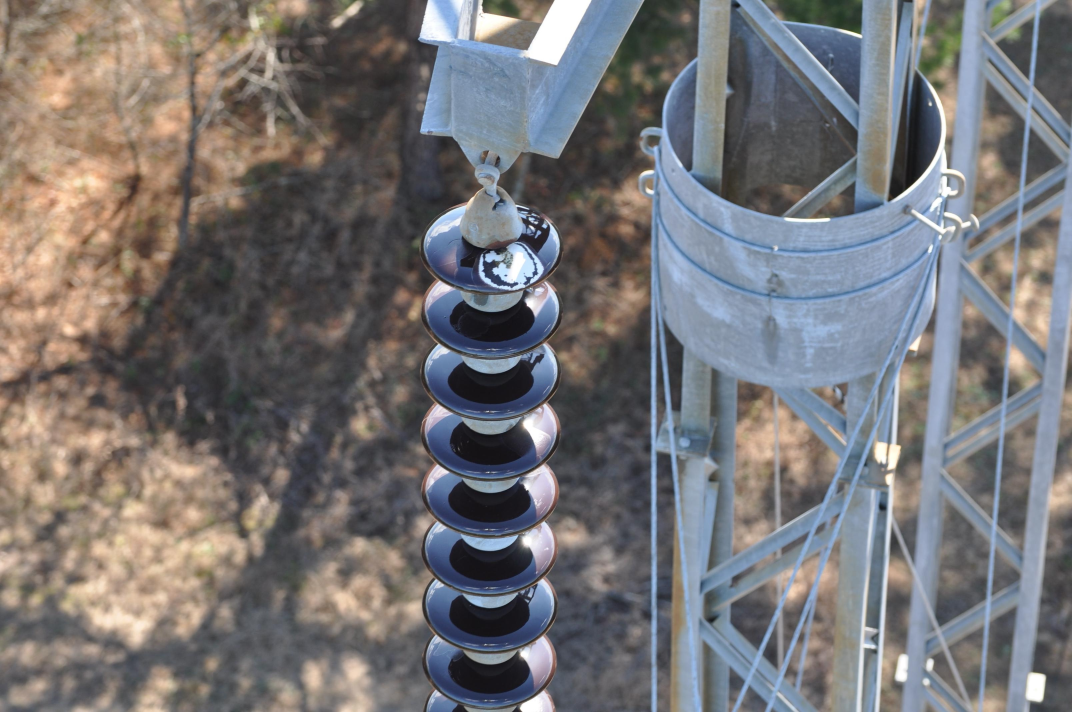
#> input picture training/datasets/staging/upload_batch_20260415_140801_b1fd85b1/payload/standalone_busbar_e2e/images/e2e_002.jpg, 3216 x 2136 px (shown at 1/3 size)
$ python -i detector.py   (imports and definitions only)   (older library calls are emulated)
#> lines starting #> are read from the running program, lines starting #| are printed output that depends on the picture
#> further down, picture is the input picture: shape (2136, 3216, 3); mean B, G, R 117.6, 116.2, 118.4
"""
开关间隔自主巡视插件 - 检测器实现 (B组)

核心功能:
1. 分合位状态识别 (断路器/隔离开关/接地开关)
2. 清晰度评价 (Laplacian方差)
3. 多证据融合 (OCR + 颜色 + 角度)
4. 互锁逻辑校验
5. SF6表计读数 (升级功能)
"""

from __future__ import annotations
from dataclasses import dataclass, field
from typing import Any, Dict, List, Optional, Tuple, Protocol
import numpy as np
import cv2
import hashlib
import math

# ============================================================
# 数据类定义
# ============================================================

@dataclass
class StateEvidence:
    """状态识别证据"""
    ocr_text: Optional[str] = None
    ocr_confidence: float = 0.0
    red_ratio: float = 0.0
    green_ratio: float = 0.0
    angle_deg: Optional[float] = None
    clarity_score: float = 0.0


@dataclass
class StateResult:
    """状态识别结果"""
    state: str  # open/closed/intermediate/unknown
    confidence: float
    evidence: StateEvidence
    reason_code: Optional[int] = None
    extra: Dict[str, Any] = field(default_factory=dict)


@dataclass
class GaugeResult:
    """表计读数结果"""
    value: Optional[float] = None
    unit: str = ""
    confidence: float = 0.0
    reason_code: Optional[int] = None


# ============================================================
# 清晰度评价
# ============================================================

class ClarityEvaluator:
    """图像清晰度评价器"""

    def __init__(self, mu: float = 120.0, tau: float = 30.0, min_score: float = 0.70):
        """
        Args:
            mu: 可接受清晰度阈值（Laplacian方差基准值）
            tau: Sigmoid陡峭度参数
            min_score: 最低清晰度分数阈值
        """
        self.mu = mu
        self.tau = tau
        self.min_score = min_score

    # [29 lines left out: function evaluate_laplacian, not called in this run]

    def evaluate_tenengrad(self, image: np.ndarray) -> float:
        """
        使用Tenengrad梯度方法评估清晰度

        Args:
            image: BGR图像

        Returns:
            清晰度分数 [0, 1]
        """
        if image.size == 0:
            return 0.0

        if len(image.shape) == 3:
            gray = cv2.cvtColor(image, cv2.COLOR_BGR2GRAY)
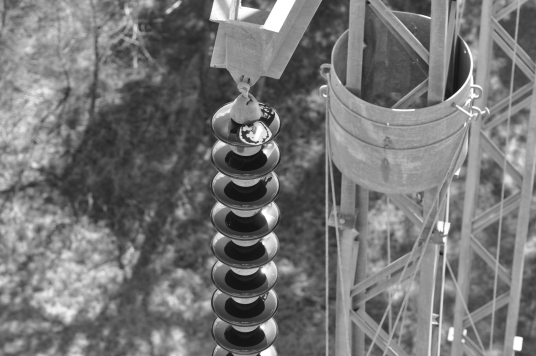
#> gray: shape (2136, 3216) (shown at 1/6 size); min 10, max 255, mean 117
        else:
            gray = image

        # Sobel梯度
        gx = cv2.Sobel(gray, cv2.CV_64F, 1, 0, ksize=3)
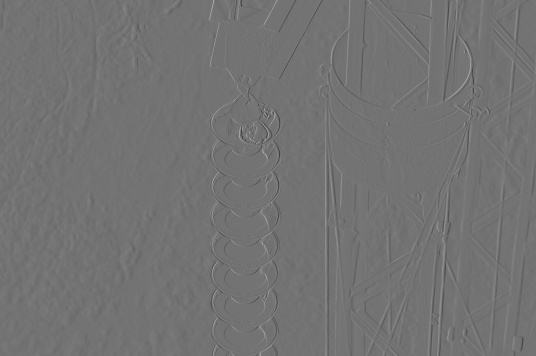
#> gx: shape (2136, 3216) float64 (shown at 1/6 size); min -493, max 597, mean 0; drawn with min black and max white
        gy = cv2.Sobel(gray, cv2.CV_64F, 0, 1, ksize=3)

        # Tenengrad = sqrt(gx^2 + gy^2)
        gradient = np.sqrt(gx**2 + gy**2)
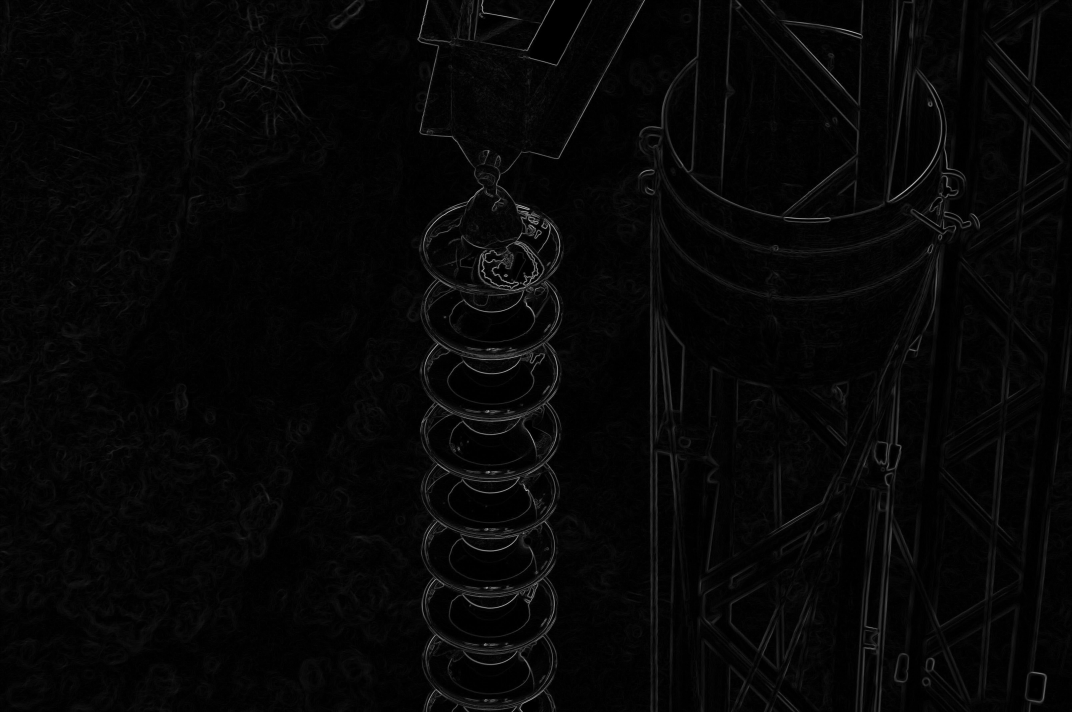
#> gradient: shape (2136, 3216) float64 (shown at 1/3 size); min 0, max 686.9, mean 18.5; drawn with min black and max white
        tenengrad = gradient.mean()
#> tenengrad = 18.48

        # 归一化到[0, 1]
        score = 1.0 / (1.0 + np.exp(-(tenengrad - 30) / 15))
#> score = 0.317

        return float(np.clip(score, 0.0, 1.0))

    # [9 lines left out: function is_clear_enough, not called in this run]


# ============================================================
# OCR文字识别
# ============================================================

class OCRReader(Protocol):
    """OCR引擎最小接口"""

    def readtext(self, image: np.ndarray) -> List[Tuple[Any, str, float]]:
        ...


class OCRRecognizer:
    """OCR文字识别器"""

    # [100 lines left out: functions __init__, _get_reader, recognize, match_state, not called in this run]


# ============================================================
# 颜色提示分析
# ============================================================

class ColorHintAnalyzer:
    """颜色提示分析器（红/绿指示灯）"""

    # [58 lines left out: functions __init__, _hsv_ratio, analyze, match_state, not called in this run]


# ============================================================
# 连杆角度检测
# ============================================================

class LinkageAngleDetector:
    """连杆角度检测器"""

    # [99 lines left out: functions __init__, detect_dominant_angle, _gaussian_score, match_state, not called in this run]


# ============================================================
# SF6表计读数器
# ============================================================

class GaugeReader:
    """SF6压强/密度表读数器"""

    # [164 lines left out: functions __init__, _detect_circle, _detect_pointer_angle, read_pointer_gauge, read_digital_gauge, not called in this run]


# ============================================================
# 状态融合器
# ============================================================

class StateFusion:
    """多证据状态融合器"""

    # [58 lines left out: functions __init__, fuse, not called in this run]


# ============================================================
# 互锁逻辑校验器
# ============================================================

class InterlockValidator:
    """五防互锁逻辑校验器"""

    # [66 lines left out: functions __init__, validate, not called in this run]


# ============================================================
# 主检测器
# ============================================================

class SwitchDetector:
    """开关间隔检测器 - 集成所有检测功能"""

    # [39 lines left out: function __init__, not called in this run]

    def evaluate_clarity(self, image: np.ndarray) -> Tuple[bool, float]:
        """评估图像清晰度"""
        return self.clarity_evaluator.is_clear_enough(image)

    # [222 lines left out: functions recognize_indicator_state, recognize_linkage_state, recognize_state_full, validate_interlock, read_gauge, not called in this run]

>>> import cv2
>>> picture = cv2.imread('../../training/datasets/staging/upload_batch_20260415_140801_b1fd85b1/payload/standalone_busbar_e2e/images/e2e_002.jpg')
>>> result = ClarityEvaluator().evaluate_tenengrad(picture)
#> result = 0.317

$ run again, on training/datasets/staging/upload_batch_20260415_140801_b1fd85b1/payload/standalone_busbar_e2e/images/e2e_003.jpg
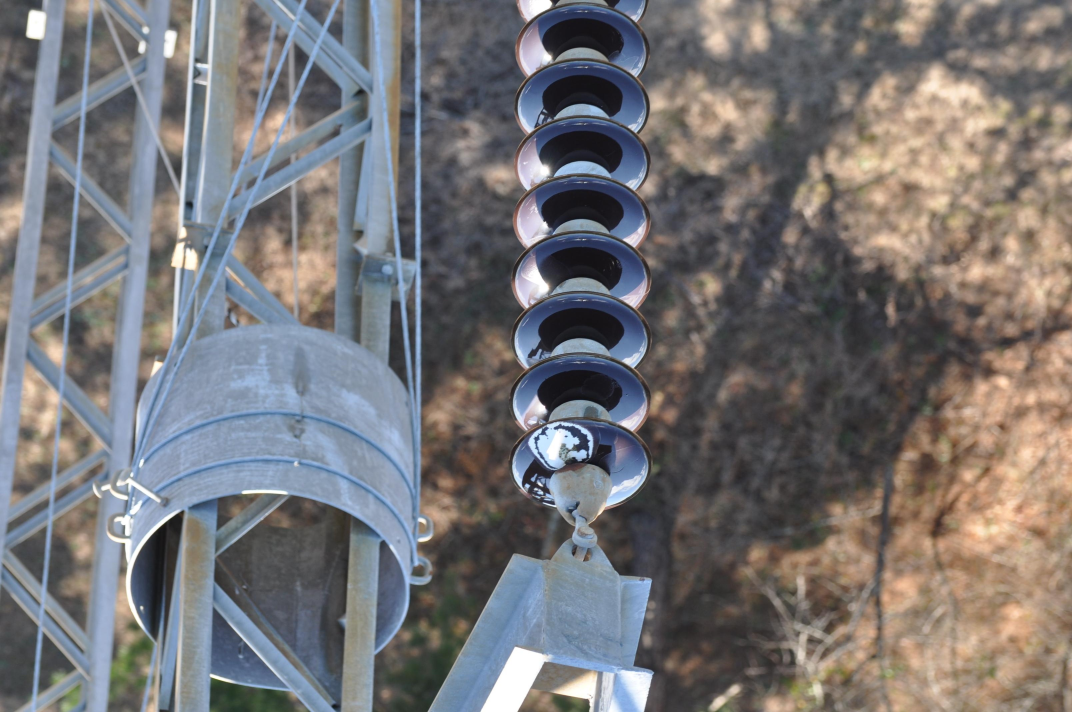
#> input picture training/datasets/staging/upload_batch_20260415_140801_b1fd85b1/payload/standalone_busbar_e2e/images/e2e_003.jpg, 3216 x 2136 px (shown at 1/3 size)
#> picture is the input picture: shape (2136, 3216, 3); mean B, G, R 117.6, 116.2, 118.4
#> in evaluate_tenengrad, `gx = cv2.Sobel(gray, cv2.CV_64F, 1, 0, ksize=3)`:
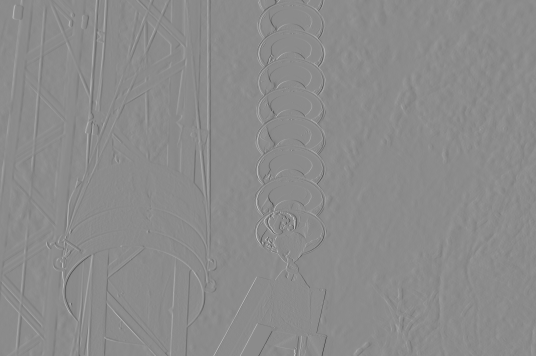
#> gx: shape (2136, 3216) float64 (shown at 1/6 size); min -597, max 493, mean 0; drawn with min black and max white
#> in evaluate_tenengrad, `gradient = np.sqrt(gx**2 + gy**2)`:
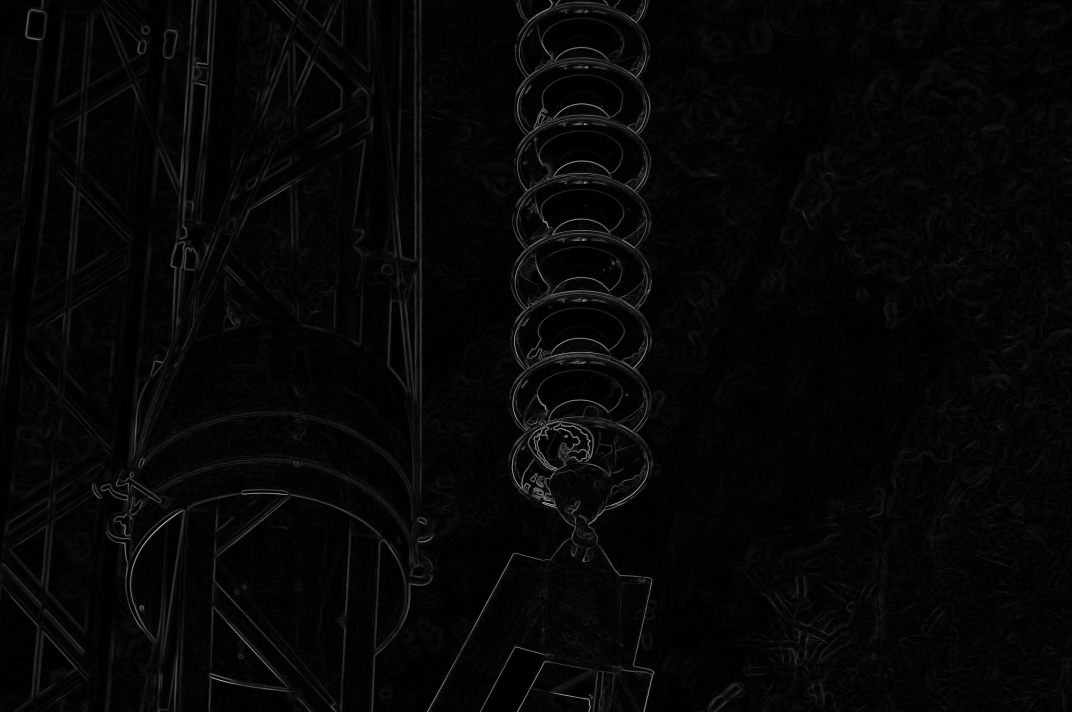
#> gradient: shape (2136, 3216) float64 (shown at 1/3 size); min 0, max 685.6, mean 18.5; drawn with min black and max white
#> tenengrad = 18.48
#> score = 0.317

$ run again, on training/datasets/staging/upload_batch_20260415_140801_b1fd85b1/payload/standalone_busbar_e2e/images/e2e_004.jpg
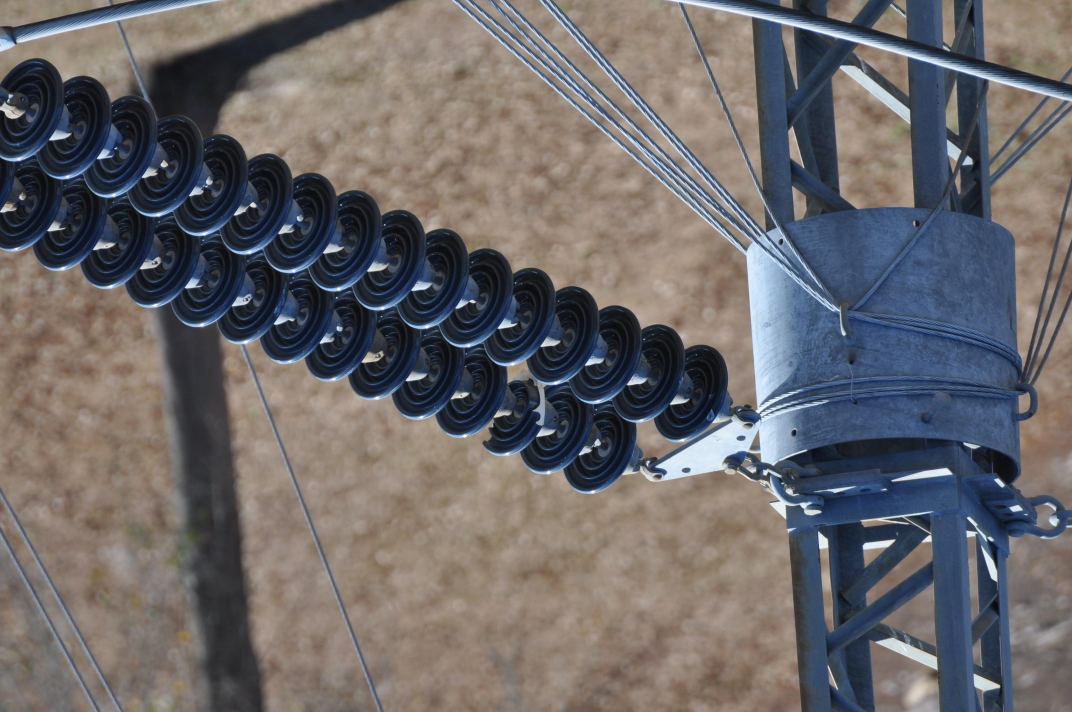
#> input picture training/datasets/staging/upload_batch_20260415_140801_b1fd85b1/payload/standalone_busbar_e2e/images/e2e_004.jpg, 3216 x 2136 px (shown at 1/3 size)
#> picture is the input picture: shape (2136, 3216, 3); mean B, G, R 105, 103.7, 107
#> in evaluate_tenengrad, `gray = cv2.cvtColor(image, cv2.COLOR_BGR2GRAY)`:
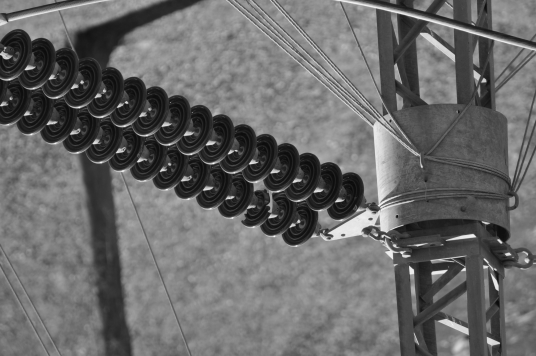
#> gray: shape (2136, 3216) (shown at 1/6 size); min 6, max 255, mean 104.8
#> in evaluate_tenengrad, `gradient = np.sqrt(gx**2 + gy**2)`:
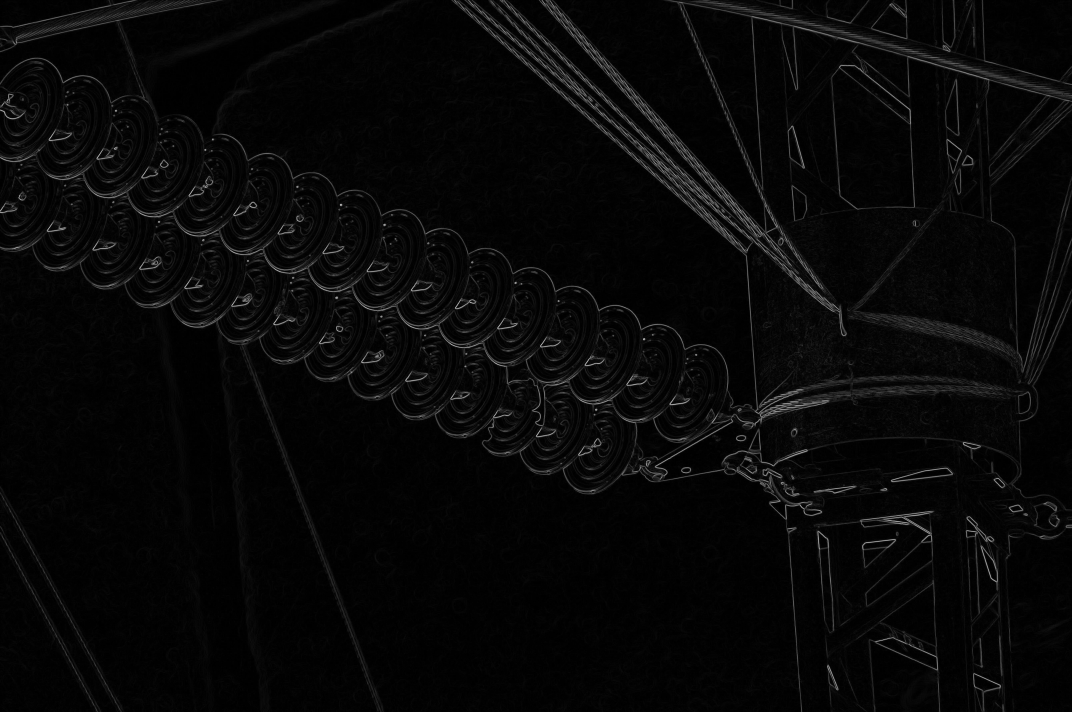
#> gradient: shape (2136, 3216) float64 (shown at 1/3 size); min 0, max 696, mean 22.2; drawn with min black and max white
#> tenengrad = 22.2
#> score = 0.373
